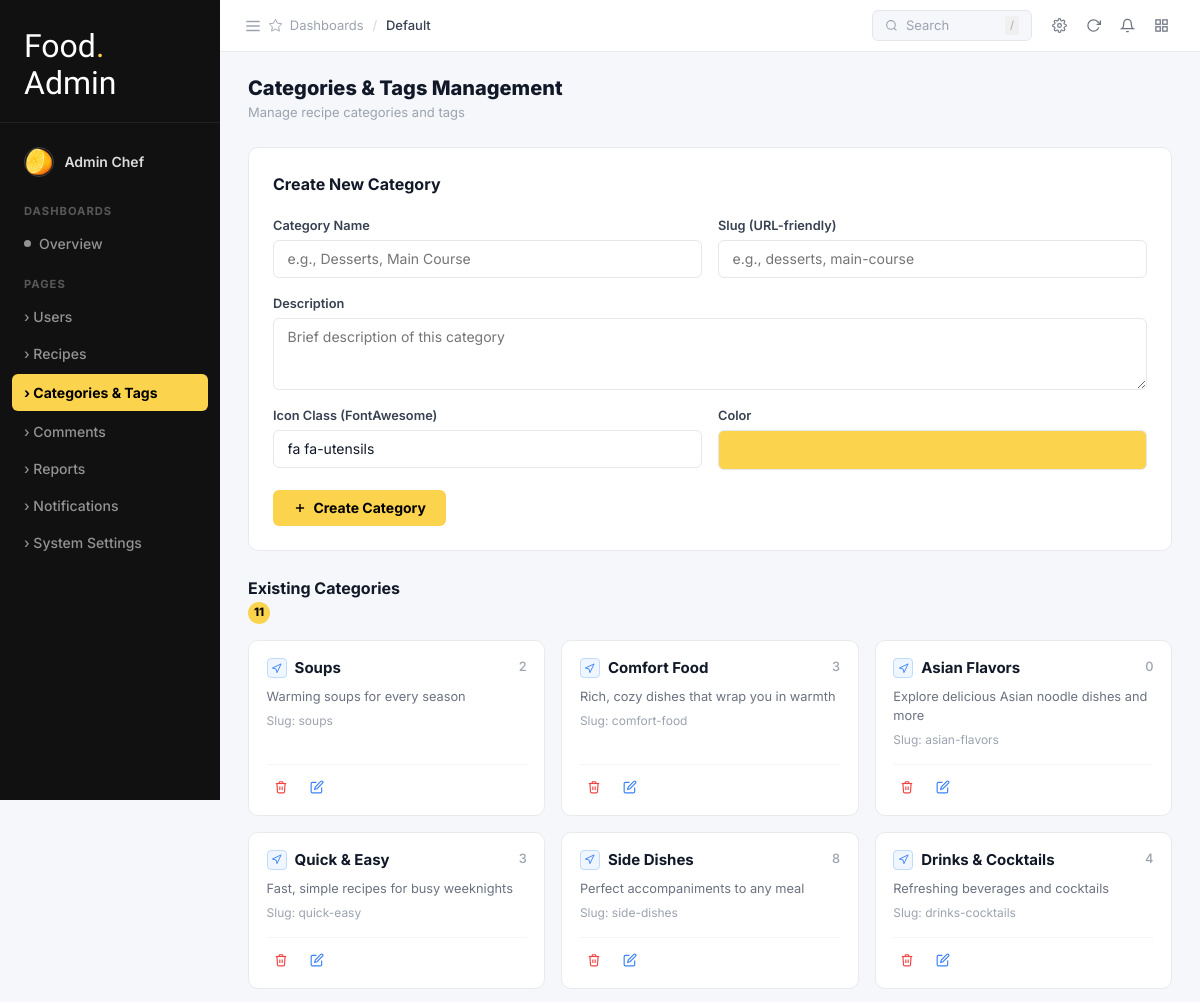
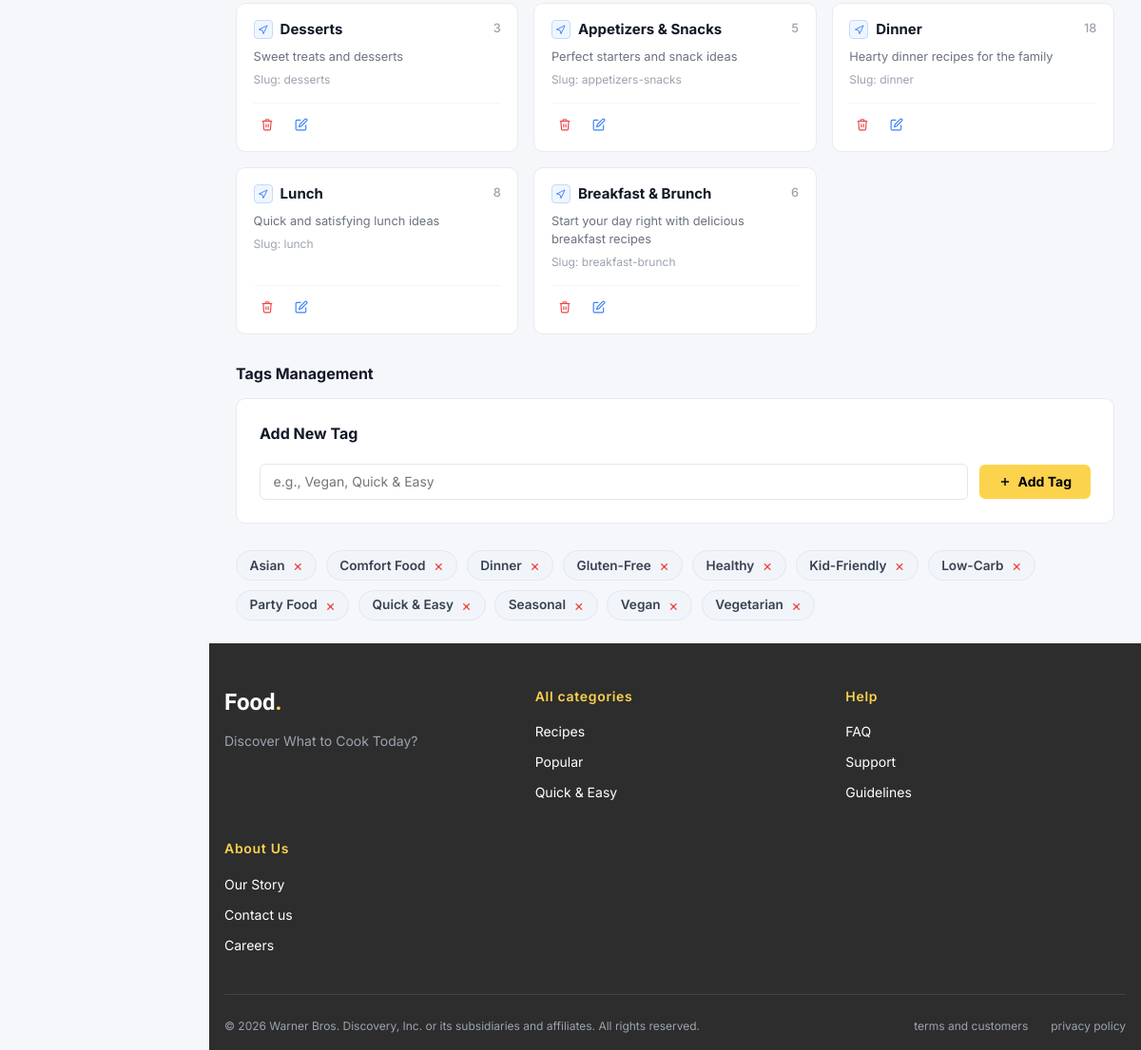
The app's page /frontend/pages/admin/categories_tags.php (signed in) with its own data (2 pictures, top to bottom).
### tables this page shows
CREATE TABLE `categories` (
  `id` int(11) NOT NULL,
  `name` varchar(50) NOT NULL,
  `slug` varchar(50) NOT NULL,
  `description` text DEFAULT NULL,
  `image` varchar(255) DEFAULT NULL,
  `icon` varchar(100) DEFAULT 'fa fa-utensils',
  `color` varchar(20) DEFAULT '#FCD34D',
  `display_order` int(11) DEFAULT 0,
  `created_at` timestamp NOT NULL DEFAULT current_timestamp()
);

CREATE TABLE `tags` (
  `id` int(11) NOT NULL,
  `name` varchar(50) NOT NULL,
  `slug` varchar(50) NOT NULL,
  `created_at` timestamp NOT NULL DEFAULT current_timestamp()
);

### frontend/pages/admin/categories_tags.php (the view, shortened to what this page needs)
<?php
require_once '../../includes/bootstrap.php';
$query_cats = "SELECT c.*, (SELECT COUNT(id) FROM recipes r WHERE r.category_id = c.id) as recipe_count FROM categories c ORDER BY c.id DESC";
$result_cats = $conn->query($query_cats);
$demoCategories = [];
if ($result_cats && $result_cats->num_rows > 0) {
    while($row = $result_cats->fetch_assoc()) {
        $demoCategories[] = [
            'id' => $row['id'],
            'name' => $row['name'],
            'slug' => $row['slug'] ?? 'slug',
            'description' => $row['description'] ?? 'Chưa có mô tả',
            'icon' => $row['icon'] ?? 'fa fa-utensils',
            'color' => $row['color'] ?? '#93C5FD',
            'recipe_count' => $row['recipe_count'] ?? 0
        ];
    }
}
?>
<!DOCTYPE html>
<html lang="en">
<head>
<link rel="stylesheet" href="/smart-recipes/frontend/assets/css/base/variables.css">
<link rel="stylesheet" href="/smart-recipes/frontend/assets/css/base/reset.css">
<link rel="stylesheet" href="/smart-recipes/frontend/assets/css/pages/admin.css">
<link rel="stylesheet" href="/smart-recipes/frontend/assets/css/components/footer.css">
</head>
<body class="adm-body">
<div class="adm-layout">
<?php include '../../includes/admin_sidebar.php'; ?>
<div class="adm-main">
    <header class="adm-topbar">
        <div class="adm-topbar-left">
            <svg width="18" height="18" fill="none" stroke="currentColor" stroke-width="2" viewBox="0 0 24 24"><line x1="3" y1="12" x2="21" y2="12"/><line x1="3" y1="6" x2="21" y2="6"/><line x1="3" y1="18" x2="21" y2="18"/></svg>
            <svg width="15" height="15" fill="none" stroke="currentColor" stroke-width="1.5" viewBox="0 0 24 24"><polygon points="12 2 15.09 8.26 22 9.27 17 14.14 18.18 21.02 12 17.77 5.82 21.02 7 14.14 2 9.27 8.91 8.26 12 2"/></svg>
            <span>Dashboards</span><span class="adm-topbar-sep">/</span><span class="adm-tb-active">Default</span>
        </div>
        <div class="adm-tb-search">
            <svg width="13" height="13" fill="none" stroke="currentColor" stroke-width="2" viewBox="0 0 24 24"><circle cx="11" cy="11" r="8"/><path d="m21 21-4.35-4.35"/></svg>
            Search
            <span style="margin-left:auto;font-size:0.7rem;background:#f0f0f0;padding:1px 5px;border-radius:3px;color:#aaa;">/</span>
        </div>
        <div class="adm-tb-icons">
            <button class="adm-tb-icon">
            </button>
            <button class="adm-tb-icon">
                <svg width="15" height="15" fill="none" stroke="currentColor" stroke-width="2" viewBox="0 0 24 24"><polyline points="23 4 23 10 17 10"/><path d="M20.49 15a9 9 0 1 1-2.12-9.36L23 10"/></svg>
            </button>
            <button class="adm-tb-icon">
                <svg width="15" height="15" fill="none" stroke="currentColor" stroke-width="2" viewBox="0 0 24 24"><path d="M18 8A6 6 0 0 0 6 8c0 7-3 9-3 9h18s-3-2-3-9"/><path d="M13.73 21a2 2 0 0 1-3.46 0"/></svg>
            </button>
            <button class="adm-tb-icon">
                <svg width="15" height="15" fill="none" stroke="currentColor" stroke-width="2" viewBox="0 0 24 24"><rect x="3" y="3" width="7" height="7"/><rect x="14" y="3" width="7" height="7"/><rect x="14" y="14" width="7" height="7"/><rect x="3" y="14" width="7" height="7"/></svg>
            </button>
        </div>
    </header>
    <div class="adm-content">
        <div class="adm-page-header">
            <div>
                <h1 class="adm-page-title">Categories &amp; Tags Management</h1>
                <p class="adm-page-sub">Manage recipe categories and tags</p>
            </div>
        </div>
        <div class="ct-create-card">
            <p class="ct-create-title">Create New Category</p>
            <div class="ct-grid-2">
                <div class="ct-field">
                    <label>Category Name</label>
                    <input type="text" id="newCatName" placeholder="e.g., Desserts, Main Course">
                </div>
                <div class="ct-field">
                    <label>Slug (URL-friendly)</label>
                    <input type="text" id="newCatSlug" placeholder="e.g., desserts, main-course">
                </div>
            </div>
            <div class="ct-field" style="margin-bottom:1rem;">
                <label>Description</label>
                <textarea id="newCatDesc" placeholder="Brief description of this category"></textarea>
            </div>
            <div class="ct-grid-2" style="margin-bottom:1.25rem;">
                <div class="ct-field">
                    <label>Icon Class (FontAwesome)</label>
                    <input type="text" id="newCatIcon" value="fa fa-utensils">
                </div>
                <div class="ct-field">
                    <label>Color</label>
                    <div class="ct-color-row">
                        <div class="ct-color-swatch" id="colorSwatch"
                             onclick="document.getElementById('colorPicker').click()"
                             style="background:#FCD34D;"></div>
                    </div>
                </div>
            </div>
            <button class="ct-btn-create" onclick="createCategory()">
                <svg xmlns="http://www.w3.org/2000/svg" width="14" height="14" viewBox="0 0 24 24"
                     fill="none" stroke="currentColor" stroke-width="2.5">
                    <line x1="12" y1="5" x2="12" y2="19"/>
                    <line x1="5" y1="12" x2="19" y2="12"/>
                </svg>
                Create Category
            </button>
        </div>
        <div class="ct-existing-header">
            <h2 class="ct-existing-title">Existing Categories</h2>
            <span class="ct-count-badge"><?= count($demoCategories) ?></span>
        </div>
        <div class="ct-cat-grid" id="categoriesGrid">
            <?php foreach ($demoCategories as $cat):
                $isPink = $cat['color'] === '#FCA5A5';
            ?>
            <div class="ct-cat-card" id="cat-<?= (int)$cat['id'] ?>">
                <div class="ct-cat-card-top">
                    <div class="ct-cat-icon-name">
                        <div class="ct-cat-icon <?= $isPink ? 'pink' : '' ?>">
                            <svg xmlns="http://www.w3.org/2000/svg" width="11" height="11" viewBox="0 0 24 24"
                                 fill="none" stroke="<?= $isPink ? '#EF4444' : '#3B82F6' ?>" stroke-width="2">
                                <path d="M3 11l19-9-9 19-2-8-8-2z"/>
                            </svg>
                        </div>
                        <span class="ct-cat-name"><?= htmlspecialchars($cat['name']) ?></span>
                    </div>
                    <span class="ct-cat-count"><?= (int)$cat['recipe_count'] ?></span>
                </div>
                <p class="ct-cat-desc"><?= htmlspecialchars($cat['description']) ?></p>
                <p class="ct-cat-slug">Slug: <?= htmlspecialchars($cat['slug']) ?></p>
                <div class="ct-cat-actions">
                    <button class="ct-icon-btn red" onclick="deleteCategory(<?= (int)$cat['id'] ?>)" title="Delete">
                        <svg xmlns="http://www.w3.org/2000/svg" width="14" height="14" viewBox="0 0 24 24"
                             fill="none" stroke="currentColor" stroke-width="2">
                            <polyline points="3 6 5 6 21 6"/>
                            <path d="M19 6l-1 14a2 2 0 0 1-2 2H8a2 2 0 0 1-2-2L5 6"/>
                            <path d="M10 11v6M14 11v6"/>
                            <path d="M9 6V4a1 1 0 0 1 1-1h4a1 1 0 0 1 1 1v2"/>
                        </svg>
                    </button>
                    <button class="ct-icon-btn blue" onclick="editCategory(<?= (int)$cat['id'] ?>)" title="Edit">
                        <svg xmlns="http://www.w3.org/2000/svg" width="14" height="14" viewBox="0 0 24 24"
                             fill="none" stroke="currentColor" stroke-width="2">
                            <path d="M11 4H4a2 2 0 0 0-2 2v14a2 2 0 0 0 2 2h14a2 2 0 0 0 2-2v-7"/>
                            <path d="M18.5 2.5a2.121 2.121 0 0 1 3 3L12 15l-4 1 1-4 9.5-9.5z"/>
                        </svg>
                    </button>
                </div>
            </div>
            <?php endforeach; ?>
        </div>
        <div style="margin-top: 2rem;">
            <div class="ct-existing-header" style="margin-bottom: 1rem;">
                <h2 class="ct-existing-title">Tags Management</h2>
            </div>
            <div class="ct-create-card">
                <p class="ct-create-title">Add New Tag</p>
                <div style="display: flex; gap: 0.75rem; align-items: center;">
                    <input type="text" id="newTagName" class="ct-field" placeholder="e.g., Vegan, Quick & Easy"
                           style="flex:1; border:1px solid #E5E7EB; border-radius:6px; padding:0.6rem 0.85rem; font-size:0.875rem; font-family:inherit; outline:none;">
                    <button class="ct-btn-create" onclick="addTag()">
                        <svg xmlns="http://www.w3.org/2000/svg" width="14" height="14" viewBox="0 0 24 24"
                             fill="none" stroke="currentColor" stroke-width="2.5">
                            <line x1="12" y1="5" x2="12" y2="19"/><line x1="5" y1="12" x2="19" y2="12"/>
                        </svg>
                        Add Tag
                    </button>
                </div>
            </div>
            <?php
            $tags_result = $conn->query("SELECT * FROM tags ORDER BY name ASC");
            if ($tags_result && $tags_result->num_rows > 0):
            ?>
            <div style="display: flex; flex-wrap: wrap; gap: 0.6rem; margin-top: 0.5rem;">
                <?php while ($tag = $tags_result->fetch_assoc()): ?>
                <div style="display:inline-flex; align-items:center; gap:0.4rem; background:#f1f5f9; border:1px solid #e2e8f0; border-radius:9999px; padding:0.3rem 0.85rem; font-size:0.85rem; font-weight:600; color:#374151;">
                    <?= htmlspecialchars($tag['name']) ?>
                    <button onclick="deleteTag(<?= (int)$tag['id'] ?>)"
                            style="background:none; border:none; cursor:pointer; color:#EF4444; font-size:1rem; line-height:1; padding:0; margin-left:2px;"
                            title="Delete tag">×</button>
                </div>
                <?php endwhile; ?>
            </div>
            <?php else: ?>
            <p style="color:#9CA3AF; font-size:0.875rem;">Chưa có tag nào.</p>
            <?php endif; ?>
        </div>
    </div>
    <?php include '../../includes/footer.php'; ?>
</body>
</html>

### records on screen
categories: name "Soups", recipe_count "2", description "Warming soups for every season", slug "soups"
categories: name "Comfort Food", recipe_count "3", description "Rich, cozy dishes that wrap you in warmth", slug "comfort-food"
categories: name "Asian Flavors", recipe_count "0", description "Explore delicious Asian noodle dishes and more", slug "asian-flavors"
categories: name "Quick & Easy", recipe_count "3", description "Fast, simple recipes for busy weeknights", slug "quick-easy"
categories: name "Side Dishes", recipe_count "8", description "Perfect accompaniments to any meal", slug "side-dishes"
categories: name "Drinks & Cocktails", recipe_count "4", description "Refreshing beverages and cocktails", slug "drinks-cocktails"
categories: name "Desserts", recipe_count "3", description "Sweet treats and desserts", slug "desserts"
categories: name "Appetizers & Snacks", recipe_count "5", description "Perfect starters and snack ideas", slug "appetizers-snacks"
categories: name "Dinner", recipe_count "18", description "Hearty dinner recipes for the family", slug "dinner"
categories: name "Lunch", recipe_count "8", description "Quick and satisfying lunch ideas", slug "lunch"
categories: name "Breakfast & Brunch", recipe_count "6", description "Start your day right with delicious breakfast recipes", slug "breakfast-brunch"
tags: name "Asian"
tags: name "Comfort Food"
tags: name "Dinner"
tags: name "Gluten-Free"
tags: name "Healthy"
tags: name "Kid-Friendly"
tags: name "Low-Carb"
tags: name "Party Food"
tags: name "Quick & Easy", $tag['id'] 1 (drawn)
tags: name "Seasonal"
tags: name "Vegan"
tags: name "Vegetarian"

### other values on screen
$_adm_u['display_name'] "Admin Chef"
count($demoCategories) "11"
